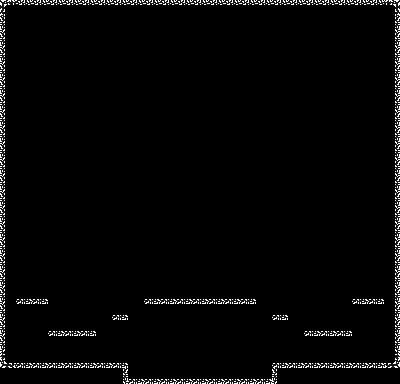

Below is a game level as drawn by its tile map, then a one-line description and the .tmx file that defines it, in full:
An orthogonal 25x24 tile map with 16x16 px tiles, 1 tile layer (ground) and 35 objects (16x wall, 10x ground, 8x ceil, player_spawn).

<map version="1.2" tiledversion="1.2.3" orientation="orthogonal" renderorder="right-down" width="25" height="24" tilewidth="16" tileheight="16" infinite="0" nextlayerid="2" nextobjectid="1">
 <tileset firstgid="1" source="tiles.tsx" />
 <layer id="1" name="ground" width="25" height="24">
  <data encoding="csv">
1,2,2,2,2,2,2,2,2,2,2,2,2,2,2,2,2,2,2,2,2,2,2,2,3,
5,6,6,6,6,6,6,6,6,6,6,6,6,6,6,6,6,6,6,6,6,6,6,6,7,
5,6,6,6,6,6,6,6,6,6,6,6,6,6,6,6,6,6,6,6,6,6,6,6,7,
5,6,6,6,6,6,6,6,6,6,6,6,6,6,6,6,6,6,6,6,6,6,6,6,7,
5,6,6,6,6,6,6,6,6,6,6,6,6,6,6,6,6,6,6,6,6,6,6,6,7,
5,6,6,6,6,6,6,6,6,6,6,6,6,6,6,6,6,6,6,6,6,6,6,6,7,
5,6,6,6,6,6,6,6,6,6,6,6,6,6,6,6,6,6,6,6,6,6,6,6,7,
5,6,6,6,6,6,6,6,6,6,6,6,6,6,6,6,6,6,6,6,6,6,6,6,7,
5,6,6,6,6,6,6,6,6,6,6,6,6,6,6,6,6,6,6,6,6,6,6,6,7,
5,6,6,6,6,6,6,6,6,6,6,6,6,6,6,6,6,6,6,6,6,6,6,6,7,
5,6,6,6,6,6,6,6,6,6,6,6,6,6,6,6,6,6,6,6,6,6,6,6,7,
5,6,6,6,6,6,6,6,6,6,6,6,6,6,6,6,6,6,6,6,6,6,6,6,7,
5,6,6,6,6,6,6,6,6,6,6,6,6,6,6,6,6,6,6,6,6,6,6,6,7,
5,6,6,6,6,6,6,6,6,6,6,6,6,6,6,6,6,6,6,6,6,6,6,6,7,
5,6,6,6,6,6,6,6,6,6,6,6,6,6,6,6,6,6,6,6,6,6,6,6,7,
5,6,6,6,6,6,6,6,6,6,6,6,6,6,6,6,6,6,6,6,6,6,6,6,7,
5,6,6,6,6,6,6,6,6,6,6,6,6,6,6,6,6,6,6,6,6,6,6,6,7,
5,6,6,6,6,6,6,6,6,6,6,6,6,6,6,6,6,6,6,6,6,6,6,6,7,
5,10,10,6,6,6,6,6,6,10,10,10,10,10,10,10,6,6,6,6,6,6,10,10,7,
5,6,6,6,6,6,6,10,6,6,6,6,6,6,6,6,6,10,6,6,6,6,6,6,7,
5,6,6,10,10,10,6,6,6,6,6,6,6,6,6,6,6,6,6,10,10,10,6,6,7,
5,6,6,6,6,6,6,6,6,6,6,6,6,6,6,6,6,6,6,6,6,6,6,6,7,
9,10,10,10,10,10,10,10,6,6,6,6,6,6,6,6,6,10,10,10,10,10,10,10,11,
6,6,6,6,6,6,6,7,10,10,10,10,10,10,10,10,10,5,6,6,6,6,6,6,6
</data>
 </layer>
 <objectgroup id="4" name="doors" />
 <objectgroup id="2" name="collisions">
  <object id="4" name="ground" x="7" y="361.75">
   <polyline points="0,0 121.75,1" />
  </object>
  <object id="5" name="ground" x="17" y="298.5">
   <polyline points="0,0 30.5,0.5" />
  </object>
  <object id="6" name="ground" x="48.75" y="330.25">
   <polyline points="0,0 46.75,0.5" />
  </object>
  <object id="7" name="ground" x="113.25" y="314.5">
   <polyline points="0,0 14.75,0.25" />
  </object>
  <object id="8" name="ground" x="143.75" y="298.75">
   <polyline points="0,0 112,-0.25" />
  </object>
  <object id="9" name="ground" x="271.75" y="314.75">
   <polyline points="0,0 16.5,-0.25" />
  </object>
  <object id="10" name="ground" x="304.5" y="330.75">
   <polyline points="0,0 47.5,-0.25" />
  </object>
  <object id="11" name="ground" x="351.75" y="298.5">
   <polyline points="0,0 32.75,-0.25" />
  </object>
  <object id="12" name="ground" x="272.25" y="362.75">
   <polyline points="0,0 121.25,-0.5" />
  </object>
  <object id="13" name="ground" x="129.25" y="378.25">
   <polyline points="0,0 141.5,0.5" />
  </object>
  <object id="14" name="wall" x="6" y="362">
   <polyline points="0,0 -0.25,-356.25" />
  </object>
  <object id="15" name="wall" x="48.25" y="299.5">
   <polyline points="0,0 -0.25,4.25" />
  </object>
  <object id="16" name="wall" x="16.5" y="298.25">
   <polyline points="0,0 0,5.75" />
  </object>
  <object id="17" name="wall" x="48.25" y="330.25">
   <polyline points="0,0 0,5.75" />
  </object>
  <object id="18" name="wall" x="96.25" y="331">
   <polyline points="0,0 -0.25,5.5" />
  </object>
  <object id="19" name="wall" x="112" y="314.25">
   <polyline points="0,0 0,6" />
  </object>
  <object id="20" name="wall" x="128.25" y="315.25">
   <polyline points="0,0 -0.5,5" />
  </object>
  <object id="21" name="wall" x="143.5" y="298.75">
   <polyline points="0,0 0,5.25" />
  </object>
  <object id="22" name="wall" x="256.5" y="298.5">
   <polyline points="0,0 -0.25,6" />
  </object>
  <object id="23" name="wall" x="271.5" y="314.75">
   <polyline points="0,0 0,5.5" />
  </object>
  <object id="24" name="wall" x="289.5" y="313.75">
   <polyline points="0,0 -0.25,6.5" />
  </object>
  <object id="25" name="wall" x="304" y="330.25">
   <polyline points="0,0 0,6.25" />
  </object>
  <object id="26" name="wall" x="352.75" y="330.25">
   <polyline points="0,0 -0.25,5.75" />
  </object>
  <object id="27" name="wall" x="351.75" y="298">
   <polyline points="0,0 0.25,6.5" />
  </object>
  <object id="28" name="wall" x="384.5" y="298.5">
   <polyline points="0,0 0,4.25" />
  </object>
  <object id="29" name="wall" x="394.25" y="361.75">
   <polyline points="0,0 0.5,-354.75" />
  </object>
  <object id="30" name="ceil" x="143.75" y="304.5">
   <polyline points="0,0 112.25,-0.25" />
  </object>
  <object id="31" name="ceil" x="111.75" y="320.5">
   <polyline points="0,0 16,-0.25" />
  </object>
  <object id="32" name="ceil" x="48" y="336.25">
   <polyline points="0,0 48,0.25" />
  </object>
  <object id="33" name="ceil" x="16.75" y="304.5">
   <polyline points="0,0 31.5,0.25" />
  </object>
  <object id="34" name="ceil" x="6.5" y="5.75">
   <polyline points="0,0 388.25,-0.25" />
  </object>
  <object id="35" name="ceil" x="271.5" y="320.5">
   <polyline points="0,0 17.5,-0.25" />
  </object>
  <object id="36" name="ceil" x="303.75" y="336.5">
   <polyline points="0,0 48.75,0" />
  </object>
  <object id="37" name="ceil" x="352" y="304.5">
   <polyline points="0,0 32.5,0" />
  </object>
 </objectgroup>
 <objectgroup id="3" name="spawn">
  <object id="3" name="player_spawn" x="194.667" y="373">
   <point />
  </object>
 </objectgroup>
</map>